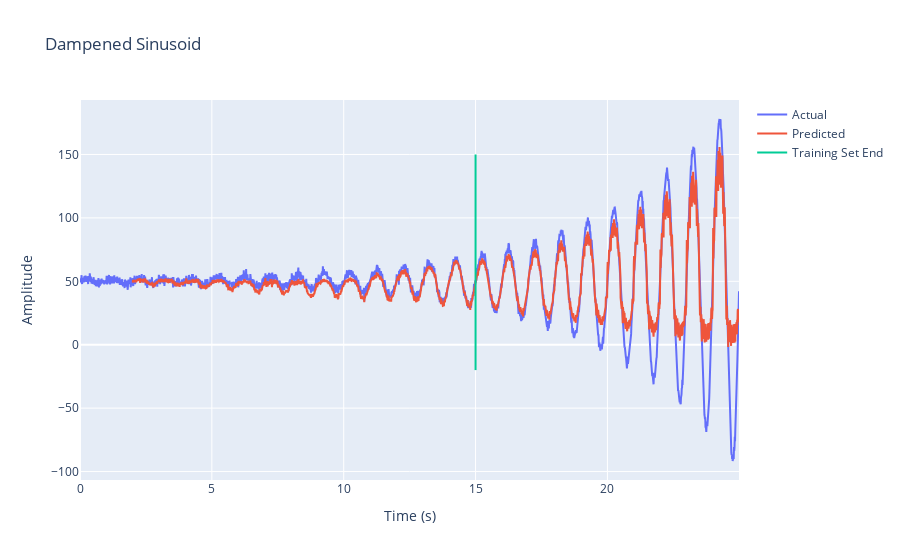

The notebook cell saved with this chart:
### Code cell
y_pred = y_pred.reshape(-1)
plot_results(t, y, y_pred, MAX_INDEX_TEST, MAX_INDEX_TRAIN, TS_LENGTH)

### Figure 1 — Plotly figure (JSON) as saved in the notebook; plotly's stock layout.template omitted (floating-point values rounded to 4 significant figures; data arrays with more than 128 entries replaced by an {"elided": "..."} marker saying what was removed)
{"data": [{"mode": "lines", "name": "Actual", "type": "scatter", "x": {"elided": "2500 float values"}, "y": {"elided": "2500 float values"}}, {"mode": "lines", "name": "Predicted", "type": "scatter", "x": {"elided": "2300 float values"}, "y": {"elided": "2300 float values"}}, {"mode": "lines", "name": "Training Set End", "type": "scatter", "x": [15, 15], "y": [-20, 150]}], "layout": {"title": {"text": "Dampened Sinusoid"}, "xaxis": {"title": {"text": "Time (s)"}}, "yaxis": {"title": {"text": "Amplitude"}}}}
